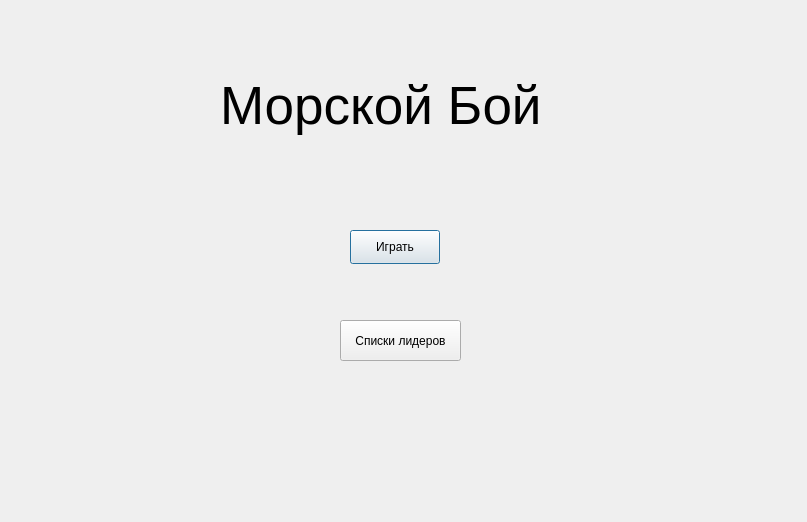
<?xml version="1.0" encoding="UTF-8"?>
<ui version="4.0">
 <class>Dialog</class>
 <widget class="QDialog" name="Dialog">
  <property name="geometry">
   <rect>
    <x>0</x>
    <y>0</y>
    <width>807</width>
    <height>522</height>
   </rect>
  </property>
  <property name="windowTitle">
   <string>Dialog</string>
  </property>
  <widget class="QPushButton" name="play_btn">
   <property name="geometry">
    <rect>
     <x>350</x>
     <y>230</y>
     <width>90</width>
     <height>34</height>
    </rect>
   </property>
   <property name="text">
    <string>Играть</string>
   </property>
  </widget>
  <widget class="QPushButton" name="leader_btn">
   <property name="geometry">
    <rect>
     <x>340</x>
     <y>320</y>
     <width>121</width>
     <height>41</height>
    </rect>
   </property>
   <property name="text">
    <string>Списки лидеров</string>
   </property>
  </widget>
  <widget class="QLabel" name="label">
   <property name="geometry">
    <rect>
     <x>220</x>
     <y>70</y>
     <width>341</width>
     <height>71</height>
    </rect>
   </property>
   <property name="font">
    <font>
     <pointsize>40</pointsize>
    </font>
   </property>
   <property name="text">
    <string>Морской Бой</string>
   </property>
  </widget>
 </widget>
 <resources/>
 <connections/>
</ui>
